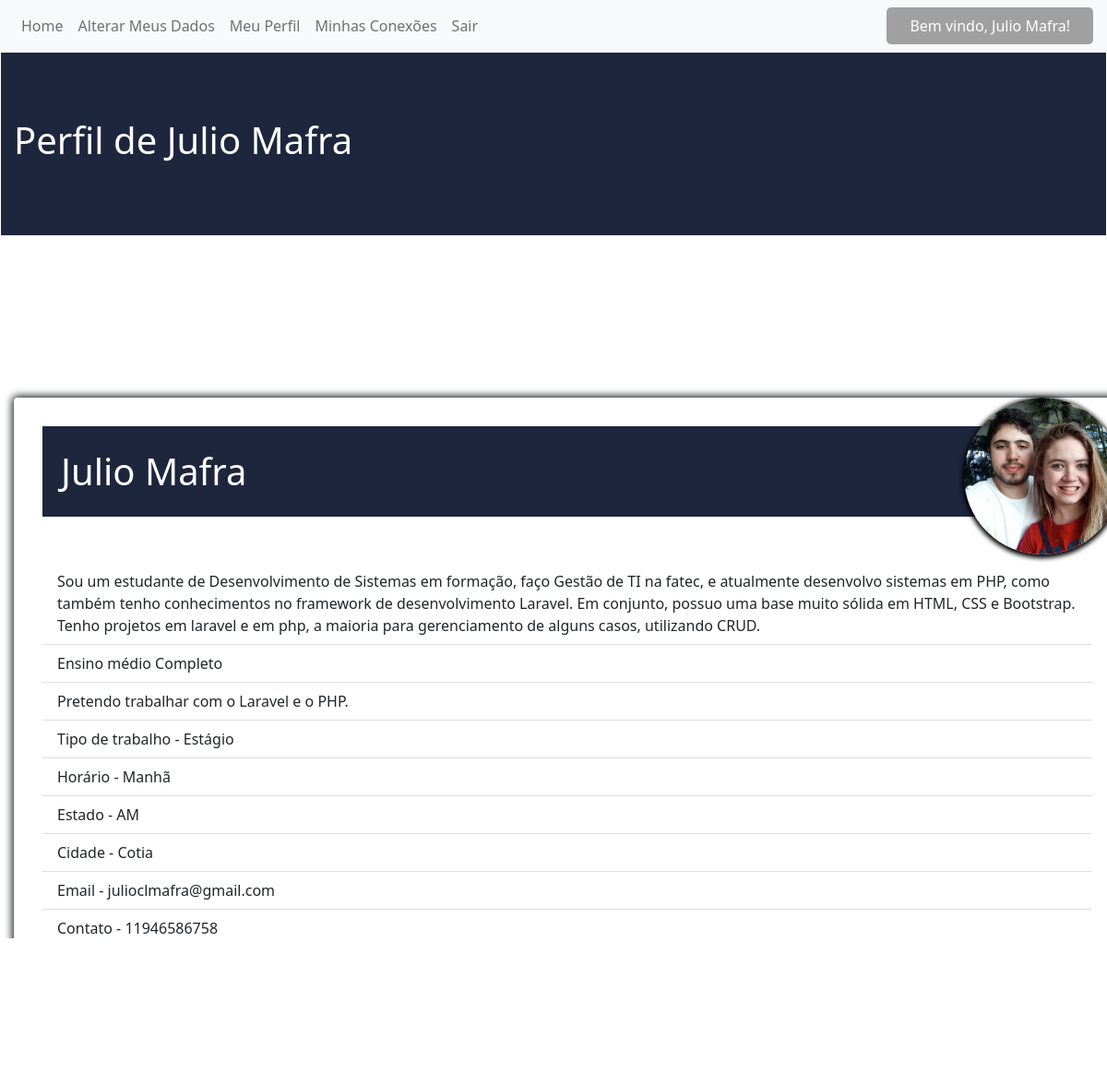
Screenshot of /candidatos-views/candidato-perfil-exibicao.php (signed in) with the database file from the repository.
### tables this page shows
CREATE TABLE IF NOT EXISTS `users` (
  `id_users` int(11) NOT NULL AUTO_INCREMENT,
  `email` varchar(255) NOT NULL,
  `name` varchar(255) NOT NULL,
  `password` varchar(255) NOT NULL,
  `type_user` varchar(125) NOT NULL,
  `profile_fk` int(11) NOT NULL,
  PRIMARY KEY (`id_users`),
  KEY `informations_fk` (`profile_fk`)
);

CREATE TABLE IF NOT EXISTS `profile` (
  `id_profile` int(11) NOT NULL AUTO_INCREMENT,
  `photo` varchar(255) DEFAULT NULL,
  `descricao_perfil` text,
  `descricao_interesse` text,
  `descricao_faculdade` text,
  `type_job` varchar(150) DEFAULT NULL,
  `time_job` varchar(150) DEFAULT NULL,
  `estate` varchar(255) DEFAULT NULL,
  `city` varchar(255) DEFAULT NULL,
  `tel_number` varchar(255) DEFAULT NULL,
  PRIMARY KEY (`id_profile`)
);

### candidatos-views/verify-db/verify_candidatos.php (called while the page is built, shortened)
<?php
if (empty($_SESSION['email']) && empty($_SESSION['email'])) {
    header('location:../index.php');
} else {
    $email = $_SESSION['email'];
    $query_select_user_candidato = "SELECT name, type_user FROM users WHERE email = '$email'";
    $querySelectUserCandidato = $conn->query($query_select_user_candidato);
    if (mysqli_num_rows($querySelectUserCandidato) > 0) {
        while ($userCandidato = $querySelectUserCandidato->fetch_array()) {
            $userName = $userCandidato['name'];
        }
    } else {
        echo 'error!';
    }
}

### candidatos-views/verify-db/verify_perfil.php (called while the page is built, shortened)
<?php
$email = $_SESSION['email'];
$query_id = "SELECT id_users FROM users WHERE email = '$email'";
$queryId = $conn->query($query_id);
while($queryFindIdUsers = $queryId->fetch_array()){
    $id_users =  $queryFindIdUsers['id_users'];
}

### candidatos-views/verify-db/select_candidato.php (called while the page is built, shortened)
<?php
$query_select_candidato = "SELECT email,photo,name, descricao_perfil, descricao_interesse,descricao_faculdade,
type_job,time_job,estate,city,tel_number
FROM users, profile
WHERE profile_fk = '$id_users' AND id_profile = '$id_users'";
$querySelectCandidato = $conn->query($query_select_candidato);
foreach ($querySelectCandidato as $candidato => $value) {
    $email = $value['email'];
    $photo = $value['photo'];
    $name = $value['name'];
    $descricao_perfil = $value['descricao_perfil'];
    $descricao_interesse = $value['descricao_interesse'];
    $descricao_faculdade = $value['descricao_faculdade'];
    $type_job = $value['type_job'];
    $time_job = $value['time_job'];
    $estate = $value['estate'];
    $city = $value['city'];
    $tel_number = $value['tel_number'];
}

### candidatos-views/candidato-perfil-exibicao.php (the view, shortened to what this page needs)
<?php
include '../db/connection-db.php';
include 'verify-db/verify_candidatos.php';
include 'verify-db/verify_perfil.php';
include 'verify-db/select_candidato.php';
?>
<!DOCTYPE html>
<html lang="pt-br">
<head>
    <link rel="stylesheet" href="../assets/style.css">
    <link href="https://cdn.jsdelivr.net/npm/bootstrap@5.0.2/dist/css/bootstrap.min.css" rel="stylesheet">
</head>
<body>
    <div class="hold-welcome-user">
        <nav class="navbar navbar-expand-lg navbar-light bg-light">
            <div class="container-nav-bar">
                <div class="collapse navbar-collapse" id="navbarNav">
                    <ul class="navbar-nav">
                        <li class="nav-item">
                            <a class="nav-link" href="candidatos.php">Home</a>
                        </li>
                        <li class="nav-item">
                            <a class="nav-link" href="candidato-dados.php">Alterar Meus Dados</a>
                        </li>
                        <li class="nav-item">
                            <a class="nav-link" href="candidato-perfil-exibicao.php">Meu Perfil</a>
                        </li>
                        <li class="nav-item">
                            <a class="nav-link" href="solicitacoes-de-amizade.php">Minhas Conexões</a>
                        </li>
                        <li class="nav-item">
                            <a class="nav-link" href="../db/logout.php">Sair</a>
                        </li>
                    </ul>
                </div>
                <div class="paragrafo-welcome">
                    <p>Bem vindo, <?php echo $userName  ?>!</p>
                </div>
            </div>
        </nav>
    </div>
    <div class="container-name-page profile-candidato">
        <div class="name-page">
            <?php echo  '<h1>Perfil de ' . $name . '</h1>'; ?>
        </div>
    </div>
    <div class="container-contents profile-candidato-info">
        <?php
        echo    '<div class="card" style="width: 75rem;"><div class="card-body">';
        if (!(empty($photo)) && !(empty($photo))) {
            echo '<div class="text-image-candidato"><p class="card-text"><div class="title-candidato-profile"><h1 class="card-title">' . $name . '</h1></div><div class="img-candidato-profile"><img src="../candidatos-views/insert-db/images/' . $photo . '"></div></p></div>';
        }else{
        if (!(empty($name))) {
            echo   '<h5 class="card-title">' . $name . '</h5>';
        }
    }
        if (!(empty($descricao_perfil))) {
            echo '   <ul class="list-group list-group-flush"><li class="list-group-item">' . $descricao_perfil . '</li>';
        }
        if (!(empty($descricao_faculdade))) {
            echo '<li class="list-group-item">' . $descricao_faculdade . '</li>';
        }
        if (!(empty($descricao_interesse))) {
            echo ' <li class="list-group-item">' . $descricao_interesse . '</li>';
        }
        if (!(empty($type_job))) {
            echo ' <li class="list-group-item">Tipo de trabalho - ' . $type_job . '</li>';
        }
        if (!(empty($time_job))) {
            echo ' <li class="list-group-item">Horário - ' . $time_job . '</li>';
        }
        if (!(empty($estate))) {
            echo ' <li class="list-group-item">Estado - ' . $estate . '</li>';
        }
        if (!(empty($city))) {
            echo ' <li class="list-group-item">Cidade - ' . $city . '</li>';
        }
        if (!(empty($email))) {
            echo ' <li class="list-group-item">Email - ' . $email . '</li>';
        }
        if (!(empty($tel_number))) {
            echo ' <li class="list-group-item">Contato - ' . $tel_number . '</li></ul><div class="card-body button-wpp">
            <a href="https://wa.me/+55' . $tel_number . '?text=Ol%C3%A1%2C+achei+voc%C3%AA+no+RH-Solid%C3%A1rio.+Prazer%2C+me+chamo+' . $userName . '" target="_blank" class="card-link">Chamar no Whatssap</a>
    </div>';
        }
        ?>
    </div>
</body>
</html>

### assets/style.css (style rules this page uses)
* { padding: 0; margin: 0; }
p { margin-bottom: 0 !important; }
.container-contents { width: 1170px; max-width: 1170px; margin: 125px auto; display: flex; flex-direction: column; }
.container-nav-bar { width: 1170px; max-width: 1170px; margin: 0 auto; display: flex; }
.paragrafo-welcome { display: flex; align-items: center; justify-content: center; background-color: rgb(160, 160, 160); border-radius: 5px; color: rgb(255, 255, 255); padding: 5px 25px; }
.container-name-page { border: solid 1px; height: 200px; background-color: rgb(0, 107, 230); color: #fff; }
.name-page { display: flex; width: 1170px; max-width: 1170px; height: 100%; align-items: center; justify-content: flex-start; margin: 0 auto; }
.card { margin: 50px auto; display: flex; padding: 15px; width: 28%; box-shadow: 0px 0px 8px 2px; }
.card-title, .btn-card { margin: 25px 0px !important; text-align: center; }
ol, ul { padding: 0 !important; }
.card-text { line-height: 1.4em; }
.profile-candidato { background-color: rgb(30, 38, 61); }
.card-body a { background-color: rgb(46, 168, 46); padding: 15px 30px; color: #fff; border-radius: 5px; }
.button-wpp { margin-top: 35px; }
.profile-candidato-info .card { border:none; box-shadow: 0px 0px 8px 2px; }
.profile-candidato-info img { width: 170px; height: 170px; box-shadow: 0px 2px 5px 2px black; border-radius: 100px; }
.text-image-candidato { display: flex; margin-bottom: 50px; flex-direction: row; background-color: rgb(30, 38, 61); color: #fff; }
.img-candidato-profile { display: flex; justify-content: flex-end; position: absolute; right: 0; top: 0; }
.title-candidato-profile { margin-left: 20px; display: flex; }

### rows the page displays
users: name "Julio Mafra", profile.photo (picture), profile.descricao_perfil "Sou um estudante de Desenvolvimento de Sistemas em formação, faço Gestão de TI na fatec, e atualmente desenvolvo sistemas em PHP, como também tenho conhecimentos no framework de desenvolvimento Laravel. Em conjunto, possuo uma base muito sólida em HTML, CSS e Bootstrap. Tenho projetos em laravel e em php, a maioria para gerenciamento de alguns casos, utilizando CRUD.", profile.descricao_faculdade "Ensino médio Completo", profile.descricao_interesse "Pretendo trabalhar com o Laravel e o PHP.", profile.type_job "Estágio", profile.time_job "Manhã", profile.estate "AM", profile.city "Cotia", email "julioclmafra@gmail.com", profile.tel_number "11946586758"
